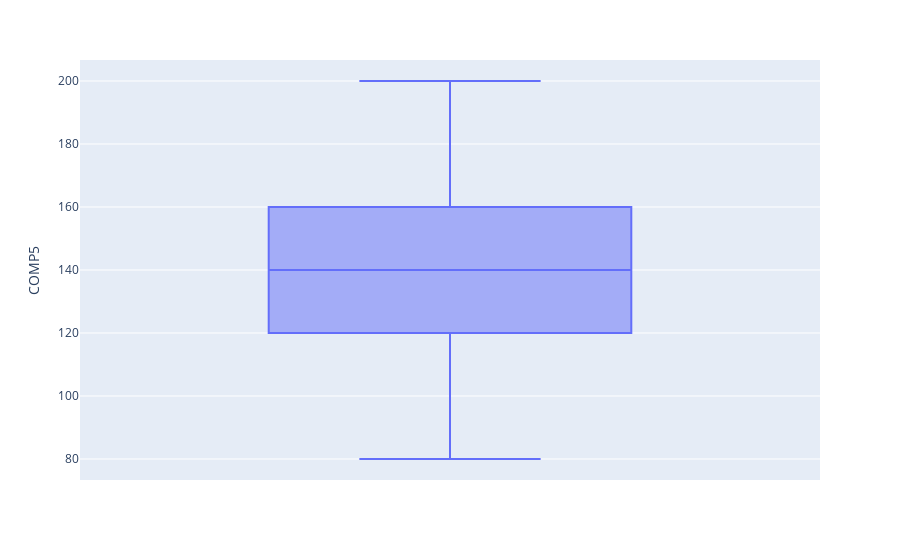

Notebook code for this chart:
### Code cell
grafico = px.box(colegioy, y="COMP5")
grafico.show()

### Figure 1 — Plotly figure (JSON) as saved in the notebook; plotly's stock layout.template omitted (floating-point values rounded to 4 significant figures)
{"data": [{"alignmentgroup": "True", "hovertemplate": "COMP5=%{y}<extra></extra>", "legendgroup": "", "marker": {"color": "#636efa"}, "name": "", "notched": false, "offsetgroup": "", "orientation": "v", "showlegend": false, "type": "box", "x0": " ", "xaxis": "x", "y": [120, 140, 160, 120, 200, 140, 140, 140, 140, 100, 120, 160, 120, 140, 160, 120, 180, 140, 200, 160, 160, 180, 100, 160, 200, 120, 160, 140, 120, 80], "y0": " ", "yaxis": "y"}], "layout": {"boxmode": "group", "legend": {"tracegroupgap": 0}, "margin": {"t": 60}, "xaxis": {"anchor": "y", "domain": [0, 1]}, "yaxis": {"anchor": "x", "domain": [0, 1], "title": {"text": "COMP5"}}}}
